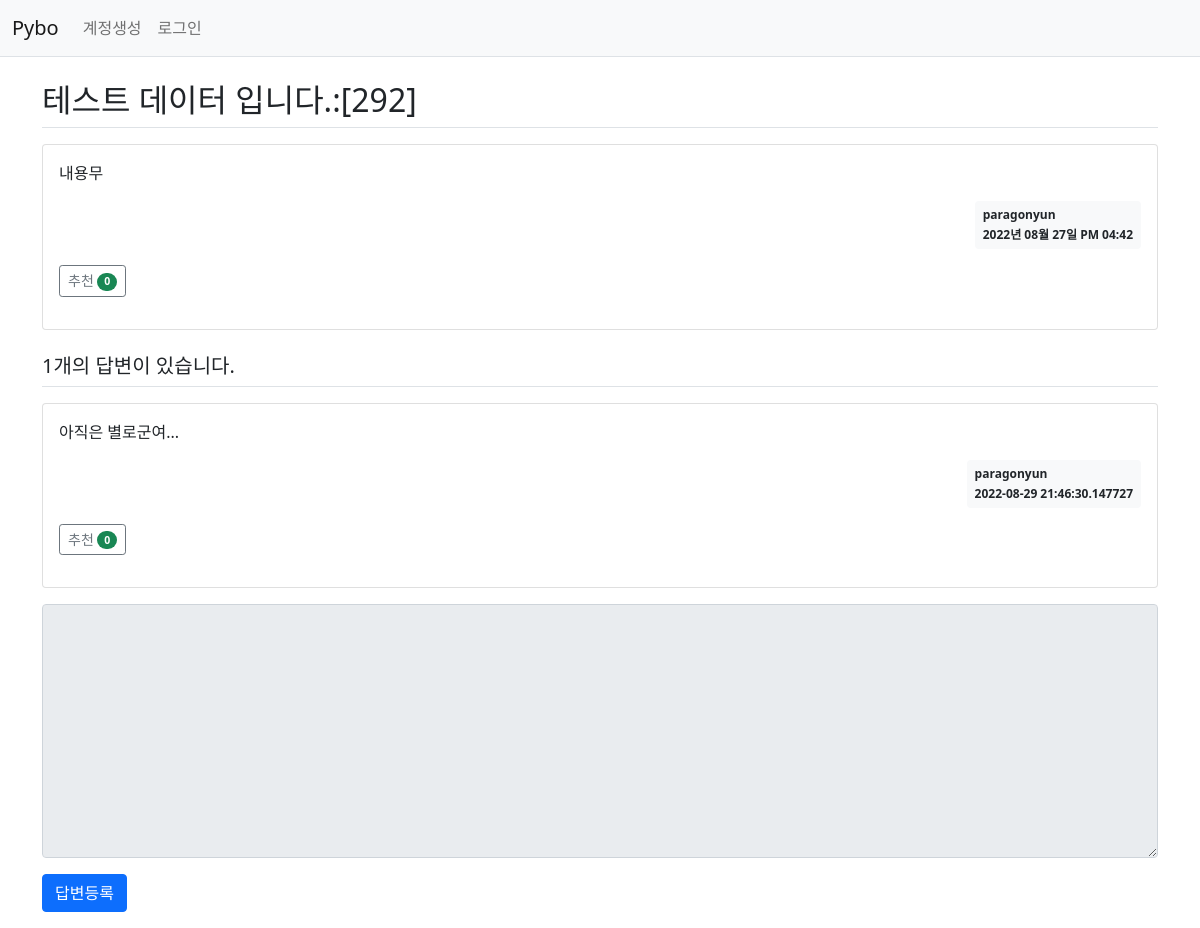
The page /question/detail/297/ on the database as committed earlier.
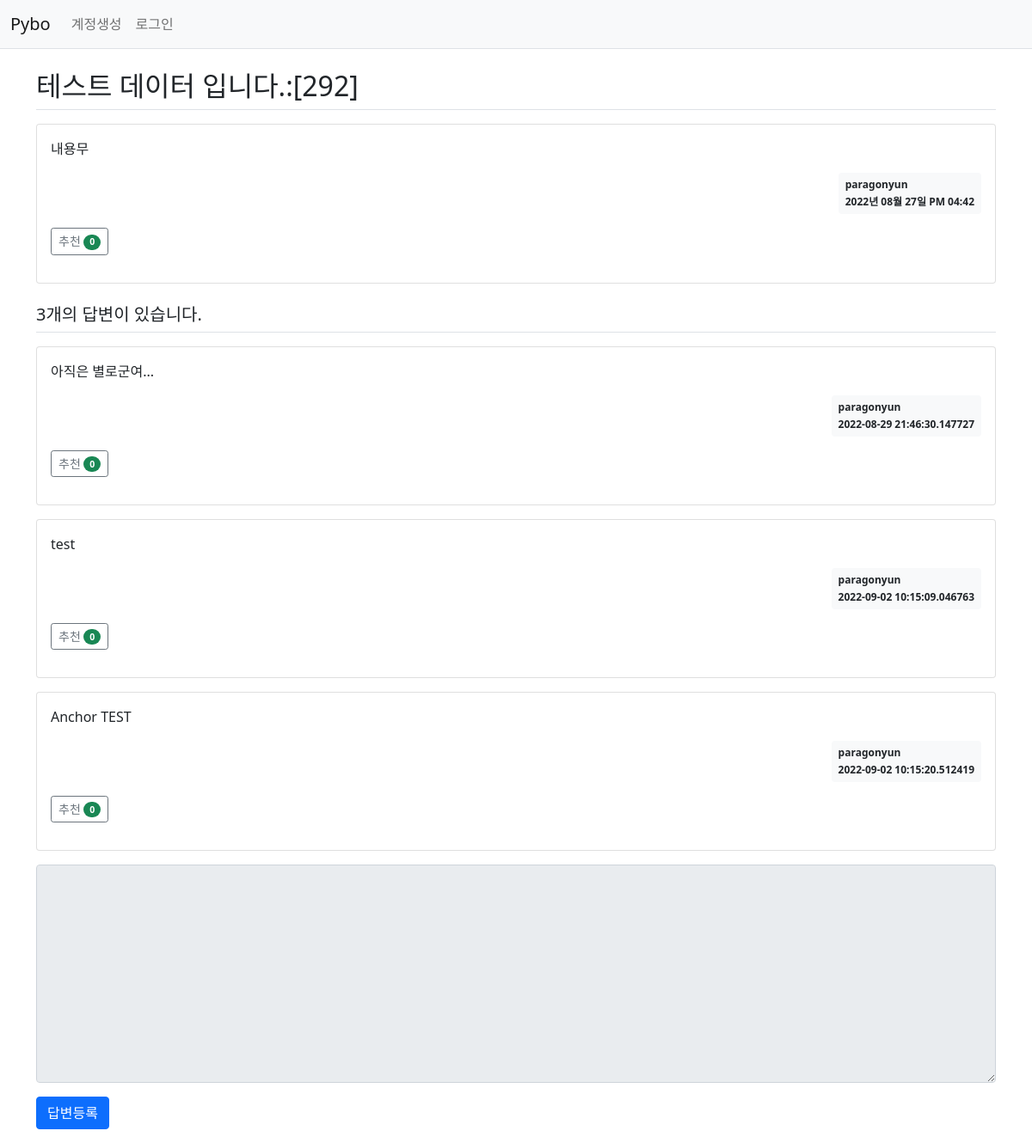
The same page on the database as committed later.
### pybo/models.py (models this page shows)
class Question(db.Model) : ## class 이름으로 Table 이름이 생성됨
    id = db.Column(db.Integer, primary_key = True) ## 칼럼 속성과 기본키인지 아닌지
    subject = db.Column(db.String(200), nullable=False) ## Null값 허용 안 함
    content = db.Column(db.Text(), nullable=False)
    create_date = db.Column(db.DateTime(), nullable=False)
    user_id = db.Column(db.Integer, db.ForeignKey('user.id', ondelete='CASCADE'), nullable=False)
    user = db.relationship('User', backref=db.backref('question_set'))
    modify_date = db.Column(db.DateTime(), nullable=True)
    '''
    User 모델을 첫번째로 연결되어 있고 secondary=question_voter Table로 되어있으므로
    Question 모델로 추천인을 저장하면 실제 ㄷ이터는 quesion_voter Table에 저장
    추천인 정보는 voter column에 저장됨
    '''
    voter = db.relationship('User', secondary=question_voter, backref=db.backref('qestion_voter_set'))

class User(db.Model) :
    id = db.Column(db.Integer, primary_key = True)
    username = db.Column(db.String(150), unique=True, nullable=False)
    password = db.Column(db.String(200), nullable=False)
    email = db.Column(db.String(120), unique=True, nullable=False)

class Answer (db.Model) :
    id = db.Column(db.Integer, primary_key = True)
    '''
    답변과 질문을 연결하기 위한 속성
    연결 기준이 되는 key는 당연히 외래키가 됨
    ForeignKey('qwestion.id')는 qestion Table의 id Column을 가져오겠다는 말, 객체 아님!!!!
    CASCADE : 질문이 삭제되면 답변도 함께 삭제된다는 말
    '''
    question_id = db.Column(db.Integer, db.ForeignKey('question.id', ondelete='CASCADE'))
    '''
    relationship('참조할 모델명', backref)
    역참조(backref) : 질문에 달린 답변들을 볼 수 있게 하는 것 (한 질문엔 답변이 여러개 달릴 수 있다.)
    '''
    question = db.relationship('Question', backref=db.backref('answer_set'))
    content = db.Column(db.Text(), nullable=False)
    create_date = db.Column(db.DateTime(), nullable=False)
    user_id = db.Column(db.Integer, db.ForeignKey('user.id', ondelete='CASCADE'), nullable=False)
    user = db.relationship('User', backref=db.backref('answer_set'))
    modify_date = db.Column(db.DateTime(), nullable=True)
    voter = db.relationship('User', secondary=answer_voter, backref=db.backref('answer_voter_set'))

### pybo/views/question_views.py (the view)
@bp.route('/detail/<int:question_id>/')
def detail(question_id) :
    form = AnswerForm()
    question = Question.query.get_or_404(question_id)
    return render_template('question/question_detail.html', question=question, form=form)

### pybo/forms.py
class AnswerForm(FlaskForm) :
    content = TextAreaField('내용', validators=[DataRequired('답변 하기 싫어유?')])

### pybo/filter.py (called while the page is built)
def format_datetime(value, fmt = '%Y년 %m월 %d일 %p %I:%M') :
    return  value.strftime(fmt)

### pybo/views/auth_views.py (called while the page is built)
@bp.before_app_request
def load_logged_in_user() :
    user_id = session.get('user_id')
    if user_id is None :
        g.user = None
    else :
        g.user = User.query.get(user_id)

### pybo/templates/question/question_detail.html (shortened to what this page needs)
{% extends 'base.html' %}
{% block content %}
<div class="container my-3">
    <h2 class="border-bottom py-2">{{ question.subject }}</h2>
    <div class="card my-3">
        <div class="card-body">
            <div class="card-text">{{ question.content|markdown }}</div>
            <div class="d-flex justify-content-end">
                <div class="badge bg-light text-dark p-2 text-start">
                    <div class="mb-2">{{ question.user.username }}</div>
                    <div>{{ question.create_date|datetime }}</div>
                </div>
            </div>
            <div class="my-3">
                <a href="javascript:void(0)" data-uri="{{ url_for('question.vote', question_id=question.id) }}"
                class="recommend btn btn-sm btn-outline-secondary">추천
                <span class="badge rounded-pill bg-success">{{ question.voter|length }}</span>
            </a>
            </div>
        </div>
    </div>
    <h5 class="border-bottom my-3 py-2">{{ question.answer_set|length }}개의 답변이 있습니다.</h5>
    {% for answer in question.answer_set %}
    <div class="card my-3">
        <div class="card-body">
            <div class="card-text">{{ answer.content|markdown }}</div>
            <div class="d-flex justify-content-end">
                <div class="badge bg-light text-dark p-2 text-start">
                    <div class="mb-2">{{ answer.user.username }}</div>
                    <div>{{ answer.create_date }}</div>
                </div>
            </div>
            <div class="my-3">
                <a href="javascript:void(0)" data-uri="{{ url_for('answer.vote', answer_id=answer.id) }}"
                class="recommend btn btn-sm btn-outline-secondary">추천
                <span class="badge rounded-pill bg-success">{{ answer.voter|length }}</span>
                </a>
            </div>
        </div>
    </div>
    {% endfor %}
    <form action="{{ url_for('answer.create', question_id=question.id) }}" method="post" class="my-3">
        <div class="mb-3">
            <textarea {% if not g.user %}disabled{% endif %}
            name="content" id="content" class="form-control" rows="10"></textarea>
        </div>
        <input type="submit" value="답변등록" class="btn btn-primary">
    </form>
</div>
{% endblock %}

### pybo/templates/base.html (shortened to what this page needs)
<!DOCTYPE html>
<html lang = "ko">
<head>
    <link rel = 'stylesheet' href = "{{ url_for('static', filename='bootstrap.min.css')}}">
</head>
<body>
{% include "navbar.html" %}
{% block content %}
{% endblock %}
</body>
</html>

### pybo/templates/navbar.html (shortened to what this page needs)
<nav class="navbar navbar-expand-lg navbar-light bg-light border-bottom">
    <div class="container-fluid">
        <a class="navbar-brand" href="{{ url_for('main.index') }}">Pybo</a>
        <div class="collapse navbar-collapse" id="navbarSupportedContent">
            {% if g.user %}
            <ul class="navbar-nav">
                <li class="nav-item">
                    <a class="nav-link" href="{{ url_for('auth.logout') }}">{{ g.user.username }}(로그아웃)</a>
                </li>
            </ul>
            {% else %}
            <ul class="navbar-nav me-auto mb-2 mb-lg-0">
                <li class="nav-item">
                    <a class="nav-link" href="{{ url_for('auth.signup') }}">계정생성</a>
                </li>
                <li class="nav-item">
                    <a class="nav-link" href="{{ url_for('auth.login') }}">로그인</a>
                </li>
            </ul>
            {% endif %}
        </div>
    </div>
</nav>

Rows that differ between the two databases and show on the page:
added Answer: content "test", user.username "paragonyun", create_date "2022-09-02 10:15:09.046763", voter|length "0"
added Answer: content "Anchor TEST", user.username "paragonyun", create_date "2022-09-02 10:15:20.512419", voter|length "0"
Other text that changed with them:
{{ question.answer_set|length }}: "1" → "3"
